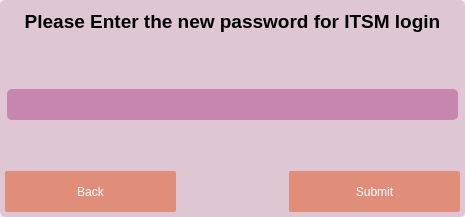
<?xml version="1.0" encoding="UTF-8"?>
<ui version="4.0">
 <class>ITSM_login_passaword_popup</class>
 <widget class="QWidget" name="ITSM_login_passaword_popup">
  <property name="geometry">
   <rect>
    <x>0</x>
    <y>0</y>
    <width>465</width>
    <height>217</height>
   </rect>
  </property>
  <property name="maximumSize">
   <size>
    <width>471</width>
    <height>217</height>
   </size>
  </property>
  <property name="windowTitle">
   <string>Form</string>
  </property>
  <property name="styleSheet">
   <string notr="true">QFrame{
background-color:rgba(174,71,135, 0.25);
padding:5px;
border-radius:5px;
}</string>
  </property>
  <layout class="QGridLayout" name="gridLayout">
   <property name="leftMargin">
    <number>0</number>
   </property>
   <property name="topMargin">
    <number>0</number>
   </property>
   <property name="rightMargin">
    <number>0</number>
   </property>
   <property name="bottomMargin">
    <number>0</number>
   </property>
   <item row="0" column="0">
    <widget class="QFrame" name="frame">
     <property name="styleSheet">
      <string notr="true">QFrame{
background-color:rgba(174,71,135, 0.25);

}

QLabel{
background:none;
}

QPushButton{
	color:white;
	background-color: rgba(224, 123, 91, 191);
	border-radius:2px;
	padding:5px;
}

QPushButton:hover{
	color:white;
	background-color: rgba(224, 123, 91, 153);
	border-radius:2px;
	font-weight:600;
	padding:5px;
}

QPushButton:clicked{
	color:white;
	background-color: rgba(224, 123, 91, 230);
	border-radius:2px;
	font-weight:800;
	padding:5px;
}


QLineEdit{
	background-color: rgba(174,71,135, 0.50);
	border-radius:5px;
}</string>
     </property>
     <property name="frameShape">
      <enum>QFrame::Shape::StyledPanel</enum>
     </property>
     <property name="frameShadow">
      <enum>QFrame::Shadow::Raised</enum>
     </property>
     <layout class="QGridLayout" name="gridLayout_2">
      <property name="leftMargin">
       <number>0</number>
      </property>
      <property name="topMargin">
       <number>0</number>
      </property>
      <property name="rightMargin">
       <number>0</number>
      </property>
      <property name="bottomMargin">
       <number>0</number>
      </property>
      <property name="horizontalSpacing">
       <number>6</number>
      </property>
      <item row="0" column="0">
       <layout class="QVBoxLayout" name="verticalLayout">
        <item>
         <widget class="QLabel" name="label">
          <property name="font">
           <font>
            <family>Segoe UI</family>
            <pointsize>14</pointsize>
            <bold>true</bold>
            <underline>false</underline>
           </font>
          </property>
          <property name="text">
           <string>Please Enter the new password for ITSM login</string>
          </property>
          <property name="alignment">
           <set>Qt::AlignmentFlag::AlignCenter</set>
          </property>
         </widget>
        </item>
        <item>
         <spacer name="verticalSpacer_2">
          <property name="orientation">
           <enum>Qt::Orientation::Vertical</enum>
          </property>
          <property name="sizeHint" stdset="0">
           <size>
            <width>20</width>
            <height>40</height>
           </size>
          </property>
         </spacer>
        </item>
        <item>
         <widget class="QLineEdit" name="lineEdit">
          <property name="minimumSize">
           <size>
            <width>451</width>
            <height>35</height>
           </size>
          </property>
          <property name="font">
           <font>
            <pointsize>9</pointsize>
           </font>
          </property>
          <property name="styleSheet">
           <string notr="true">margin: 2px;
padding:5px;</string>
          </property>
          <property name="inputMask">
           <string/>
          </property>
          <property name="echoMode">
           <enum>QLineEdit::EchoMode::Password</enum>
          </property>
         </widget>
        </item>
        <item>
         <spacer name="verticalSpacer">
          <property name="orientation">
           <enum>Qt::Orientation::Vertical</enum>
          </property>
          <property name="sizeHint" stdset="0">
           <size>
            <width>20</width>
            <height>40</height>
           </size>
          </property>
         </spacer>
        </item>
        <item>
         <layout class="QHBoxLayout" name="horizontalLayout">
          <item>
           <widget class="QPushButton" name="back_pushButton">
            <property name="minimumSize">
             <size>
              <width>171</width>
              <height>41</height>
             </size>
            </property>
            <property name="text">
             <string>Back</string>
            </property>
           </widget>
          </item>
          <item>
           <spacer name="horizontalSpacer">
            <property name="orientation">
             <enum>Qt::Orientation::Horizontal</enum>
            </property>
            <property name="sizeHint" stdset="0">
             <size>
              <width>40</width>
              <height>20</height>
             </size>
            </property>
           </spacer>
          </item>
          <item>
           <widget class="QPushButton" name="submit_pushButton">
            <property name="minimumSize">
             <size>
              <width>171</width>
              <height>41</height>
             </size>
            </property>
            <property name="text">
             <string>Submit</string>
            </property>
           </widget>
          </item>
         </layout>
        </item>
       </layout>
      </item>
     </layout>
    </widget>
   </item>
  </layout>
 </widget>
 <resources/>
 <connections/>
</ui>
